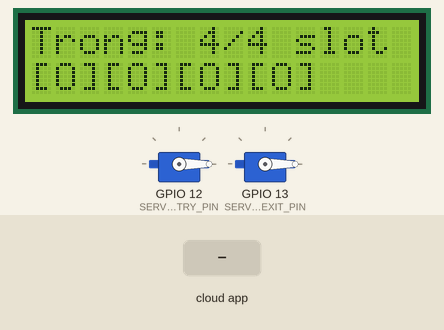
A sketch run on a simulated ESP32. Parts: 2 × servo, 16×2 character LCD. The inputs (shaded band) are chosen by the test bench. WiFi joins after 1.5 s; servers stay silent unless stated; the Firebase database answers and starts empty; what the sketch prints to the serial monitor is not drawn.

Above: at 4.6 s.
4.7 s: the phone or cloud app sets slot1 to 1
At 7.6 s:
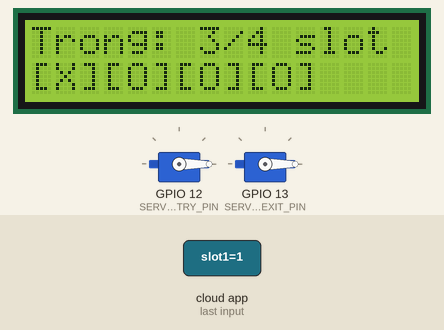
8.5 s: the phone or cloud app sets slot2 to 1
At 11.0 s:
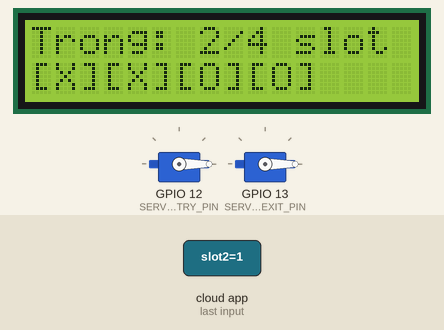
11.5 s: the phone or cloud app sets slot3 to 1
At 14.3 s:
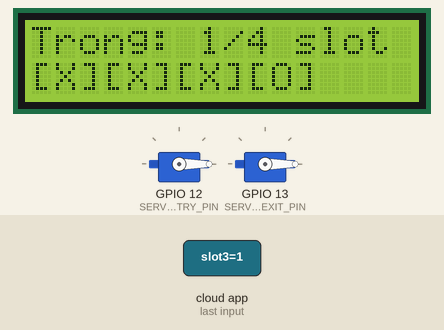
14.6 s: the phone or cloud app sets slot4 to 1
At 16.7 s:
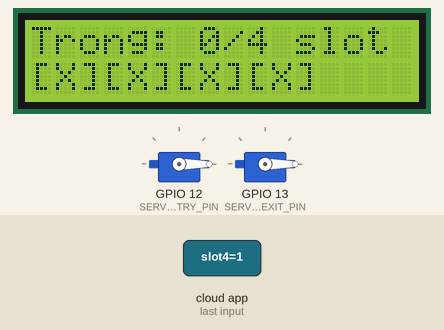
17.6 s: the phone or cloud app sets slot1 to 0
At 20.2 s:
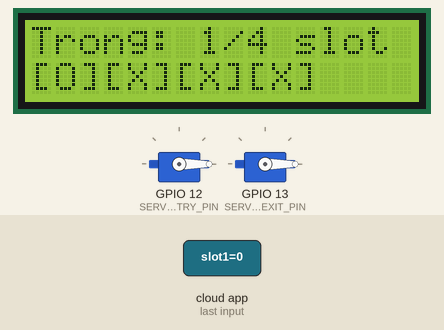
20.6 s: the phone or cloud app sets slot2 to 0
At 23.6 s:
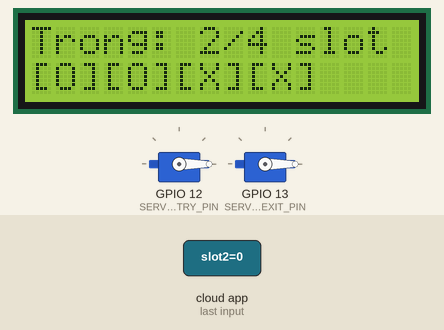
Timing chart, 0 to 24.7 s (numbered marks = the images above; inputs shaded):
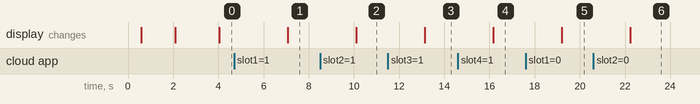

Measured:
- after the input at 4.7 s, the display: changes after 2.4 s (image 1)
- after the input at 8.5 s, the display: changes after 1.6 s (image 2)
- after the input at 11.5 s, the display: changes after 1.6 s (image 3)
- after the input at 14.6 s, the display: changes after 1.6 s (image 4)
- after the input at 17.6 s, the display: changes after 1.6 s (image 5)
- after the input at 20.6 s, the display: changes after 1.6 s (image 6)

The sketch:

esp1.ino
```cpp
#include <WiFi.h>
#include <FirebaseESP32.h>
#include <Wire.h>
#include <LiquidCrystal_I2C.h>
#include <ESP32Servo.h>

// Cấu hình Wi-Fi & Firebase
#define WIFI_SSID "Bao Cao"
#define WIFI_PASSWORD "88888888@"
#define FIREBASE_HOST "bai-do-xe-thong-minh-e7f0e-default-rtdb.asia-southeast1.firebasedatabase.app"
#define FIREBASE_AUTH "Izdlneqg5dRPT5MCCORm1m7kZLiBPeLIqQKXnRuj"

FirebaseData fbdo;
FirebaseAuth auth;
FirebaseConfig config;

LiquidCrystal_I2C lcd(0x27, 16, 2);
Servo servoEntry;
Servo servoExit;

// Khai báo chân phần cứng Node 1
#define SERVO_ENTRY_PIN 12
#define SERVO_EXIT_PIN 13
#define IR_ENTRY 18
#define IR_EXIT 19

unsigned long lastLCDCheck = 0;

void setup() {
  Serial.begin(115200);
  delay(500);

  Serial.println("\n==========================================");
  Serial.println("   ESP32 NODE 1: GATE & LCD CONTROL");
  Serial.println("==========================================");

  pinMode(IR_ENTRY, INPUT);
  pinMode(IR_EXIT, INPUT);

  servoEntry.attach(SERVO_ENTRY_PIN);
  servoExit.attach(SERVO_EXIT_PIN);
  servoEntry.write(0);
  servoExit.write(0);

  // Cấu hình chống kẹt I2C cho màn hình LCD
  Wire.begin(21, 22);
  Wire.setTimeOut(1000);

  lcd.init();
  lcd.backlight();
  lcd.setCursor(0, 0);
  lcd.print("Connecting WiFi");

  WiFi.begin(WIFI_SSID, WIFI_PASSWORD);
  while (WiFi.status() != WL_CONNECTED) {
    delay(500);
    Serial.print(".");
  }
  Serial.println("\n[OK] WiFi Connected!");

  config.host = FIREBASE_HOST;
  config.signer.tokens.legacy_token = FIREBASE_AUTH;
  config.timeout.serverResponse = 1000; // Chờ phản hồi Firebase tối đa 1s

  Firebase.begin(&config, &auth);
  Firebase.reconnectWiFi(true);
  Serial.println("[OK] Firebase Connected!");

  lcd.clear();
  lcd.setCursor(0, 0);
  lcd.print("System Ready!");
  delay(1000);
}

void loop() {
  // ===================================================
  // 1. KIỂM TRA LỆNH CỔNG VÀO (XÁC THỰC KÉP)
  // ===================================================
  if (Firebase.getInt(fbdo, "/BTL_SmartParking/gate/entry_cmd")) {
    if (fbdo.intData() == 1) {
      Serial.println("\n[WEB APP] Nhan lenh MO CONG VAO!");

      // Kiểm tra cảm biến IR cổng vào
      if (digitalRead(IR_ENTRY) == LOW) {
        Serial.println("  => XE DANG CHO: MO BARIE VÀO!");
        servoEntry.write(90);
        delay(3000);
        servoEntry.write(0);
        Serial.println("  => DONG BARIE VÀO.");
      } else {
        Serial.println("  => TU CHOI: Co lenh nhung KHONG THAY XE o cong vao!");
      }

      // Reset lệnh trên Firebase
      Firebase.setInt(fbdo, "/BTL_SmartParking/gate/entry_cmd", 0);
    }
  }

  // ===================================================
  // 2. KIỂM TRA LỆNH CỔNG RA (XÁC THỰC KÉP)
  // ===================================================
  if (Firebase.getInt(fbdo, "/BTL_SmartParking/gate/exit_cmd")) {
    if (fbdo.intData() == 1) {
      Serial.println("\n[WEB APP] Nhan lenh MO CONG RA!");

      if (digitalRead(IR_EXIT) == LOW) {
        Serial.println("  => XE DANG CHO: MO BARIE RA!");
        servoExit.write(90);
        delay(3000);
        servoExit.write(0);
        Serial.println("  => DONG BARIE RA.");
      } else {
        Serial.println("  => TU CHOI: Co lenh nhung KHONG THAY XE o cong ra!");
      }

      // Reset lệnh trên Firebase
      Firebase.setInt(fbdo, "/BTL_SmartParking/gate/exit_cmd", 0);
    }
  }

  // ===================================================
  // 3. CẬP NHẬT MÀN HÌNH LCD (ĐỊNH KỲ 3 GIÂY)
  // ===================================================
  if (millis() - lastLCDCheck >= 3000) {
    lastLCDCheck = millis();

    int s1 = 0, s2 = 0, s3 = 0, s4 = 0;
    if (Firebase.getInt(fbdo, "/BTL_SmartParking/parking_slots/slot1")) s1 = fbdo.intData();
    if (Firebase.getInt(fbdo, "/BTL_SmartParking/parking_slots/slot2")) s2 = fbdo.intData();
    if (Firebase.getInt(fbdo, "/BTL_SmartParking/parking_slots/slot3")) s3 = fbdo.intData();
    if (Firebase.getInt(fbdo, "/BTL_SmartParking/parking_slots/slot4")) s4 = fbdo.intData();

    int totalOccupied = (s1 == 1) + (s2 == 1) + (s3 == 1) + (s4 == 1);
    int totalEmpty = 4 - totalOccupied;

    Serial.print("[SYSTEM LOOP] Slot trong: ");
    Serial.print(totalEmpty);
    Serial.println("/4");

    lcd.clear();
    lcd.setCursor(0, 0);
    lcd.print("Trong: ");
    lcd.print(totalEmpty);
    lcd.print("/4 slot");

    lcd.setCursor(0, 1);
    lcd.print(s1 == 0 ? "[O]" : "[X]");
    lcd.print(s2 == 0 ? "[O]" : "[X]");
    lcd.print(s3 == 0 ? "[O]" : "[X]");
    lcd.print(s4 == 0 ? "[O]" : "[X]");
  }
}
```
